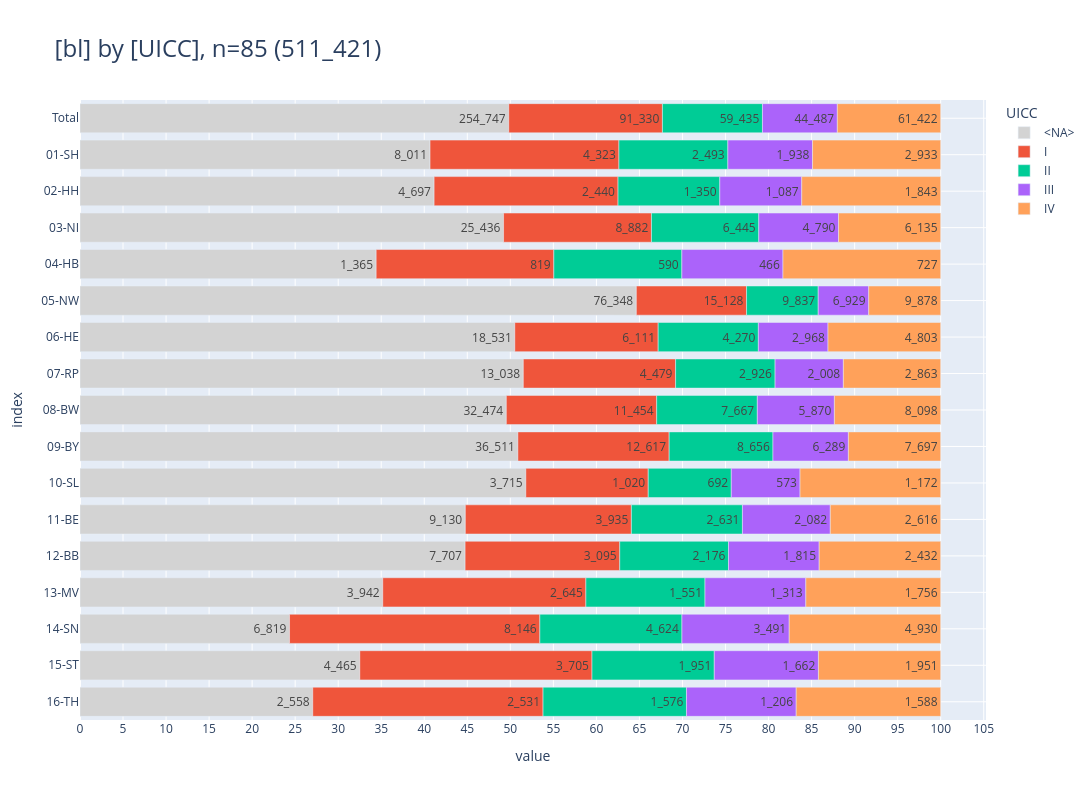

The notebook cell saved with this chart:
### Code cell
_alias='UICC'
_df = (
    show_freqs(alias=_alias, incl_c44_and_d=False)
    .rename(columns={"kkr": "bl"})
    [["bl", "UICC", "cnt"]]
)
_=pls.plot_stacked_bars(
    _df,
    orientation="h",
    normalize=False,
    relative=True,
    dropna=False,
    sort_values_index=False,
    show_total=True,
    height=800,
)

### Figure 1 — Plotly figure (JSON) as saved in the notebook; plotly's stock layout.template omitted (floating-point values rounded to 4 significant figures)
{"data": [{"hovertemplate": "col=<NA><br>value=%{x}<br>index=%{y}<br>cnt_str=%{text}<extra></extra>", "legendgroup": "<NA>", "marker": {"color": "lightgray", "pattern": {"shape": ""}}, "name": "<NA>", "orientation": "h", "showlegend": true, "text": ["254_747", "8_011", "4_697", "25_436", "1_365", "76_348", "18_531", "13_038", "32_474", "36_511", "3_715", "9_130", "7_707", "3_942", "6_819", "4_465", "2_558"], "textposition": "auto", "type": "bar", "x": [254747, 8011, 4697, 25436, 1365, 76348, 18531, 13038, 32474, 36511, 3715, 9130, 7707, 3942, 6819, 4465, 2558], "xaxis": "x", "y": [" Total", "01-SH", "02-HH", "03-NI", "04-HB", "05-NW", "06-HE", "07-RP", "08-BW", "09-BY", "10-SL", "11-BE", "12-BB", "13-MV", "14-SN", "15-ST", "16-TH"], "yaxis": "y"}, {"hovertemplate": "col=I<br>value=%{x}<br>index=%{y}<br>cnt_str=%{text}<extra></extra>", "legendgroup": "I", "marker": {"color": "#EF553B", "pattern": {"shape": ""}}, "name": "I", "orientation": "h", "showlegend": true, "text": ["91_330", "4_323", "2_440", "8_882", "819", "15_128", "6_111", "4_479", "11_454", "12_617", "1_020", "3_935", "3_095", "2_645", "8_146", "3_705", "2_531"], "textposition": "auto", "type": "bar", "x": [91330, 4323, 2440, 8882, 819, 15128, 6111, 4479, 11454, 12617, 1020, 3935, 3095, 2645, 8146, 3705, 2531], "xaxis": "x", "y": [" Total", "01-SH", "02-HH", "03-NI", "04-HB", "05-NW", "06-HE", "07-RP", "08-BW", "09-BY", "10-SL", "11-BE", "12-BB", "13-MV", "14-SN", "15-ST", "16-TH"], "yaxis": "y"}, {"hovertemplate": "col=II<br>value=%{x}<br>index=%{y}<br>cnt_str=%{text}<extra></extra>", "legendgroup": "II", "marker": {"color": "#00CC96", "pattern": {"shape": ""}}, "name": "II", "orientation": "h", "showlegend": true, "text": ["59_435", "2_493", "1_350", "6_445", "590", "9_837", "4_270", "2_926", "7_667", "8_656", "692", "2_631", "2_176", "1_551", "4_624", "1_951", "1_576"], "textposition": "auto", "type": "bar", "x": [59435, 2493, 1350, 6445, 590, 9837, 4270, 2926, 7667, 8656, 692, 2631, 2176, 1551, 4624, 1951, 1576], "xaxis": "x", "y": [" Total", "01-SH", "02-HH", "03-NI", "04-HB", "05-NW", "06-HE", "07-RP", "08-BW", "09-BY", "10-SL", "11-BE", "12-BB", "13-MV", "14-SN", "15-ST", "16-TH"], "yaxis": "y"}, {"hovertemplate": "col=III<br>value=%{x}<br>index=%{y}<br>cnt_str=%{text}<extra></extra>", "legendgroup": "III", "marker": {"color": "#AB63FA", "pattern": {"shape": ""}}, "name": "III", "orientation": "h", "showlegend": true, "text": ["44_487", "1_938", "1_087", "4_790", "466", "6_929", "2_968", "2_008", "5_870", "6_289", "573", "2_082", "1_815", "1_313", "3_491", "1_662", "1_206"], "textposition": "auto", "type": "bar", "x": [44487, 1938, 1087, 4790, 466, 6929, 2968, 2008, 5870, 6289, 573, 2082, 1815, 1313, 3491, 1662, 1206], "xaxis": "x", "y": [" Total", "01-SH", "02-HH", "03-NI", "04-HB", "05-NW", "06-HE", "07-RP", "08-BW", "09-BY", "10-SL", "11-BE", "12-BB", "13-MV", "14-SN", "15-ST", "16-TH"], "yaxis": "y"}, {"hovertemplate": "col=IV<br>value=%{x}<br>index=%{y}<br>cnt_str=%{text}<extra></extra>", "legendgroup": "IV", "marker": {"color": "#FFA15A", "pattern": {"shape": ""}}, "name": "IV", "orientation": "h", "showlegend": true, "text": ["61_422", "2_933", "1_843", "6_135", "727", "9_878", "4_803", "2_863", "8_098", "7_697", "1_172", "2_616", "2_432", "1_756", "4_930", "1_951", "1_588"], "textposition": "auto", "type": "bar", "x": [61422, 2933, 1843, 6135, 727, 9878, 4803, 2863, 8098, 7697, 1172, 2616, 2432, 1756, 4930, 1951, 1588], "xaxis": "x", "y": [" Total", "01-SH", "02-HH", "03-NI", "04-HB", "05-NW", "06-HE", "07-RP", "08-BW", "09-BY", "10-SL", "11-BE", "12-BB", "13-MV", "14-SN", "15-ST", "16-TH"], "yaxis": "y"}], "layout": {"barmode": "relative", "barnorm": "percent", "height": 800, "legend": {"title": {"text": "UICC"}, "tracegroupgap": 0, "traceorder": "normal"}, "title": {"font": {"size": 24}, "text": "[bl] by [UICC], n=85 (511_421)", "xanchor": "left", "y": 0.95, "yanchor": "top"}, "width": 2000, "xaxis": {"anchor": "y", "domain": [0, 1], "dtick": 5, "gridwidth": 1, "showgrid": true, "title": {"text": "value"}}, "yaxis": {"anchor": "x", "categoryarray": ["16-TH", "15-ST", "14-SN", "13-MV", "12-BB", "11-BE", "10-SL", "09-BY", "08-BW", "07-RP", "06-HE", "05-NW", "04-HB", "03-NI", "02-HH", "01-SH", " Total"], "categoryorder": "array", "domain": [0, 1], "gridwidth": 1, "showgrid": true, "title": {"text": "index"}}}}
